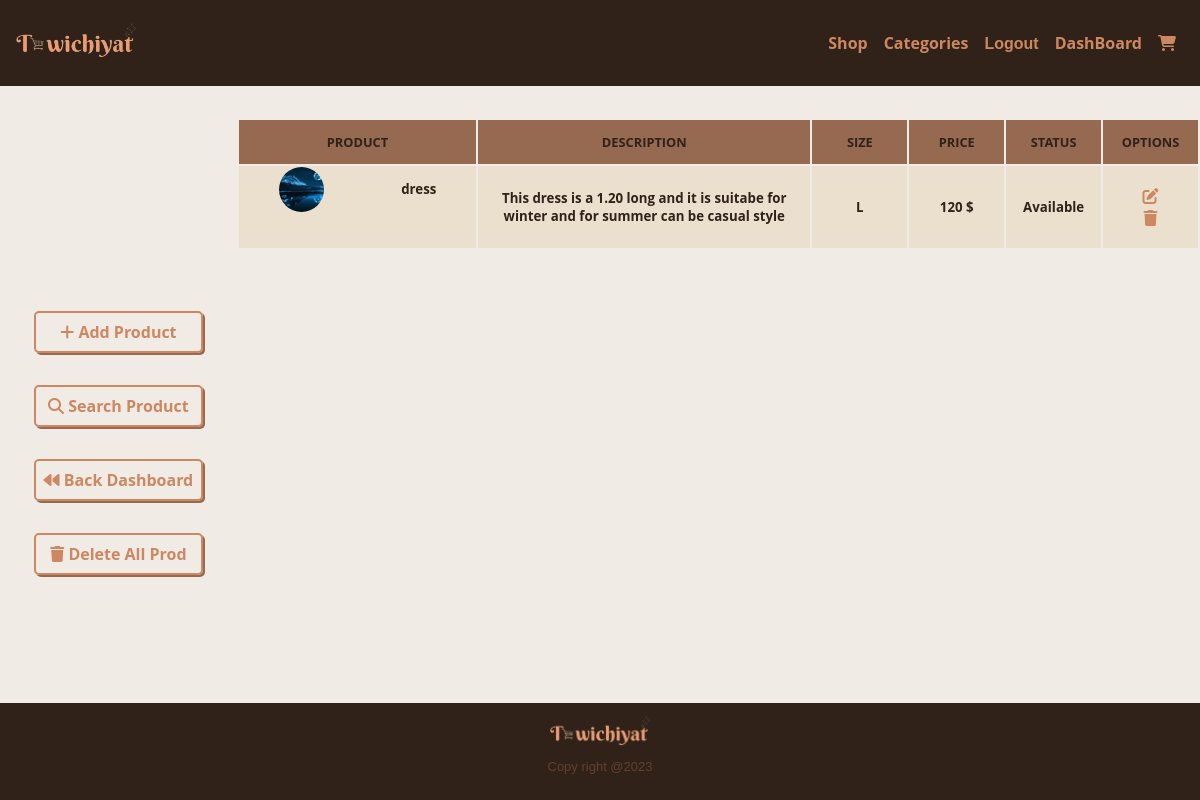
Screenshot of /dashboard/product_area/ (signed in) with the database file from the repository.
### userP/models.py (models this page shows, shortened)
class Profile(models.Model):
    Women = 'Women'
    Men = 'Men'
    GENDER_CHOICES = (
        (Women, 'Women'),
        (Men, 'Men')
    )
    user = models.OneToOneField(User, related_name='userprofile', on_delete=models.CASCADE)
    is_vendor = models.BooleanField(default=False)
    address = models.CharField(max_length=150)
    phone_nbr = models.CharField(max_length=30)
    gender = models.CharField(max_length=50, choices=GENDER_CHOICES, default=Women)
    slugU =  models.SlugField(max_length=50,default=None)

### vendor_dashboard/models.py (models this page shows, shortened)
class Product(models.Model) :
    product_type=models.CharField(max_length=200)
    price = models.IntegerField(validators=[MinValueValidator(0)])
    size=models.CharField(max_length=5)
    color=models.CharField(max_length=15)
    description = models.TextField(max_length=500)
    image = models.ImageField(default='default.png' , blank=True)
    status = models.CharField(max_length=14 , default="Available")
    author = models.ForeignKey(User , null=True, on_delete=models.CASCADE)

### vendor_dashboard/views.py (the view)
@login_required(login_url="/userP/login")
def product_area(request) :
    products = Product.objects.all()
    return render(request , 'vendor_dashboard/product_area.html',{'products' :products})

### userP/context_processors.py (called while the page is built)
def profiles(request):
    return {'profiles':Profile.objects.all()}

### vendor_dashboard/templates/vendor_dashboard/product_area.html (shortened to what this page needs)
{% extends 'base_layout.html' %}
{% load static %}
{% block content %}
<div class="dashboard-container">
    <div class="options-list product-area-option">
        <a href="{% url 'vendor_dashboard:add_product' %}" name="Add Product"><span class=""><i class="fa-solid fa-plus" style="color: #CD8761;"></i></span> <span class="text-hidden">Add Product</span></a>
        <a href="#" name="ProductArea"><span class=""><i class="fa-solid fa-magnifying-glass" style="color: #CD8761;"></i></span> <span class="text-hidden">Search Product</span> </a>
        <a href="{% url 'vendor_dashboard:dashboard' %}" name="Product Area"><span class=""><i class="fa-solid fa-backward" style="color: #CD8761;"></i></span> <span class="text-hidden">Back Dashboard</span> </a>
        <a href="#" name="Delete_Product"><span class=""><i class="fa-solid fa-trash" style="color: #CD8761;"></i></span> <span class="text-hidden"> Delete All Prod</span></a>
    </div>
  <div class="board">
            <table width="100%">
               <thead>
                  <tr>
                      <td>Product</td>
                      <td>Description</td>
                      <td>Size</td>
                      <td>Price</td>
                      <td>Status</td>
                      <td>Options</td>
                  </tr>
               </thead>
               <tbody>
                {% for product in products %}
                  <tr class="tr_product">
                      <td class="product">
                        <img src="{{ product.image.url }}" alt="">
                        <div class="product-inf">
                          <h5>{{ product.product_type }}</h5>
                        </div>
                      </td>
                      <td class="description" style="width: 35%;">
                        <h5>{{ product.description}}</h5>
                    </td>
                      <td class="size" style="width: 10%;">
                          <h5>{{ product.size}}</h5>
                      </td>
                      <td class="price" style="width: 10%;">
                            <h5>{{ product.price }} $</h5>
                      </td>
                      <td class="status" style="width: 10%;">
                          <h5>{{ product.status }}</h5>
                      </td>
                      <td class="options" style="width: 10%;">
                          <a href="{% url 'vendor_dashboard:update_product' product_id=product.id %}"><i class="fa-solid fa-pen-to-square" style="color: #CD8761;"></i></a>
                          <a href="#"><i class="fa-solid fa-trash" style="color: #CD8761;"></i></a>
                      </td>
                  </tr>
                {% endfor %}
               </tbody>
            </table>
  </div>
</div>
{% endblock %}

### templates/base_layout.html (shortened to what this page needs)
{% load static%}
<!DOCTYPE html>
<html lang="en">
<head>
    <link rel="stylesheet" href="{% static 'styles.css'%}">
</head>
<body>
    <header class="header">
        <div class="logo-container">
          <a href="{% url 'home'%}"> <img src="{% static 'logo.png' %}" alt="logoImg"></a>
        </div>
        <nav class="nav-bar">
            <ul>
                <li class="nav-elt"><a href="{% url 'Store:shopnow' %}"><span class="hidden"> </span><span class="text-hidden">Shop</span></a></li>
                <li class="nav-elt"><a href=""><span class="hidden"></span><span class="text-hidden">Categories</span></a></li>
                {% if user.is_authenticated %}
                    <form action="{% url 'userP:logout' %}" class="logout-link" method="POST">
                        <button type="submit" class="nav-elt"><span class="hidden"></span><span class="text-hidden">Logout</span></button>
                    </form>
                    {% for p in profiles %}
                         {% if p.user == user %}
                            {% if p.is_vendor %}
                                <li class="nav-elt"><a href="{% url 'vendor_dashboard:dashboard'%}"><span class="text-hidden">DashBoard</span></a></li>
                            {% else %}
                                <li class="nav-elt"><a href=""><span class="hidden"><i class="fa-sharp fa-regular fa-heart" style="color: #CD8761;"></i></span><span class="text-hidden">WatchList</span></a></li>
                            {% endif %}
                        {% endif %}
                    {% endfor %}
                {% else %}
                   <li class="nav-elt"><a href="{% url 'userP:login'%}"><span class="hidden"><i class="fa-solid fa-user" style="color: #CD8761;"></i></span><span class="text-hidden">LogIn</span></a></li>
                {% endif %}
                <li class="nav-elt"><a href=""><span><i class="fa-solid fa-cart-shopping" style="color: #CD8761;"></i></span></a></li>
            </ul>
        </nav>
    </header>
    {% block content%}
    {% endblock%}
    <footer class="footer footer-absolute">
        <img src="{% static 'logo.png' %}" alt="" width="100px">
        <p class="copy-right">Copy right @2023</p>
    </footer>
</body>
</html>

### assets/styles.css (style rules this page uses)
html,body { margin: 0; padding: 0; width: 100%; height: 100%; background-color: #f0ebe4; font-family: 'Open Sans', sans-serif; }
*,*::after,*::before { box-sizing: border-box; user-select: none; }
body { position: relative; overflow: auto; display: flex; flex-direction: column; }
.footer { margin-top: auto; padding: 1em 4em; display: flex; flex-direction: column; justify-content: center; align-items: center; background-color: #302219; font-size: small; box-shadow: 2px 2px #62412F; }
.footer p { color: #CD8761; }
.footer-absolute { position: fixed; bottom: 0; width: 100%; }
.what-they-say .feedbacks .feedback .content-feedback p, section.about .content,.footer .copy-right { text-align: justify; color: #62412F; font-family: 'Rajdhani', sans-serif; }
header.header { padding: 1em; display: flex; flex-direction: row; align-items: center; background-color: #302219; width: 100%; }
.logo-container img { max-width: 120px; min-width: 90px; width: 100%; }
.nav-bar { margin-left: auto; }
.nav-bar ul { list-style: none; display: flex; flex-direction: row; justify-content: flex-end; }
.nav-bar ul .nav-elt { padding: 0 0.5em; font-weight: bold; }
.nav-bar ul li.nav-elt a { text-decoration: none; color: #CD8761; font-size: 1rem; }
.logout-link button { background-color: transparent; color: #CD8761; font-size: 1rem; border: none; }
.text-hidden { display: none; }
.dashboard-container { position: relative; display: flex; flex-direction: column; height: 100%; width: 100%; }
.dashboard-container .options-list { padding: 2em ; display: flex; flex-direction: row; justify-content: space-around; }
.dashboard-container .options-list a { padding: 0.5em; text-decoration: none; color: #CD8761; border: 2px solid #CD8761; border-radius: 5px; box-shadow: 2px 2px #966951; font-weight: bold; }
@media (min-width:700px) { .text-hidden { display: inline-block; } }
@media (min-width:700px) { .dashboard-container { display: flex; flex-direction: row; } }
@media (min-width:700px) { .dashboard-container .options-list { display: flex; flex-direction: column; margin: auto 0; } }
@media (min-width:700px) { .dashboard-container .options-list a { margin: 1em 0.1em; text-align: center; } }
.product-area-option { padding: 0.5em 3em; }
.board { flex: 1; display: flex; flex-direction: column; width: 100%; padding: 0; margin: 0; margin-top: 2em; margin-bottom: 4em; text-align: center; }
.board img { width: 100%; max-width: 45px; min-height: 45px; object-fit: cover; border-radius: 50%; }
.board table tbody { font-weight: 600; font-size: 0.6rem; color:#966951 ; }
.board .product { display: flex; justify-content: flex-start; text-align: start; }
.board .product * { margin: auto; }
table { width: 100%; }
thead tr { border-radius: 10px; border-bottom: 1px solid #CACACA; }
tbody tr { border-radius: 10px; background-color: #EBE0CD; color: #302219; border-bottom: 1px solid #CD8761; }
thead td { font-size: 0.8rem ; text-transform: uppercase; background-color: #966951; padding: 1em 0; font-weight: bold; color: #302219; }
.options a { text-decoration: none; color: #302219 ; cursor: pointer; padding: 2em 1em; }
@media (min-width:500px) { .board table tbody { font-size: 1rem; } }
@media (min-width:500px) { .board table thead { font-size: 1.2rem; } }

### rows the page displays
Profile: is_vendor "DashBoard"
Product: image (picture), product_type "dress", description "This dress is a 1.20 long and it is suitabe for winter and for summer can be casual style", size "L", price "120", status "Available"
